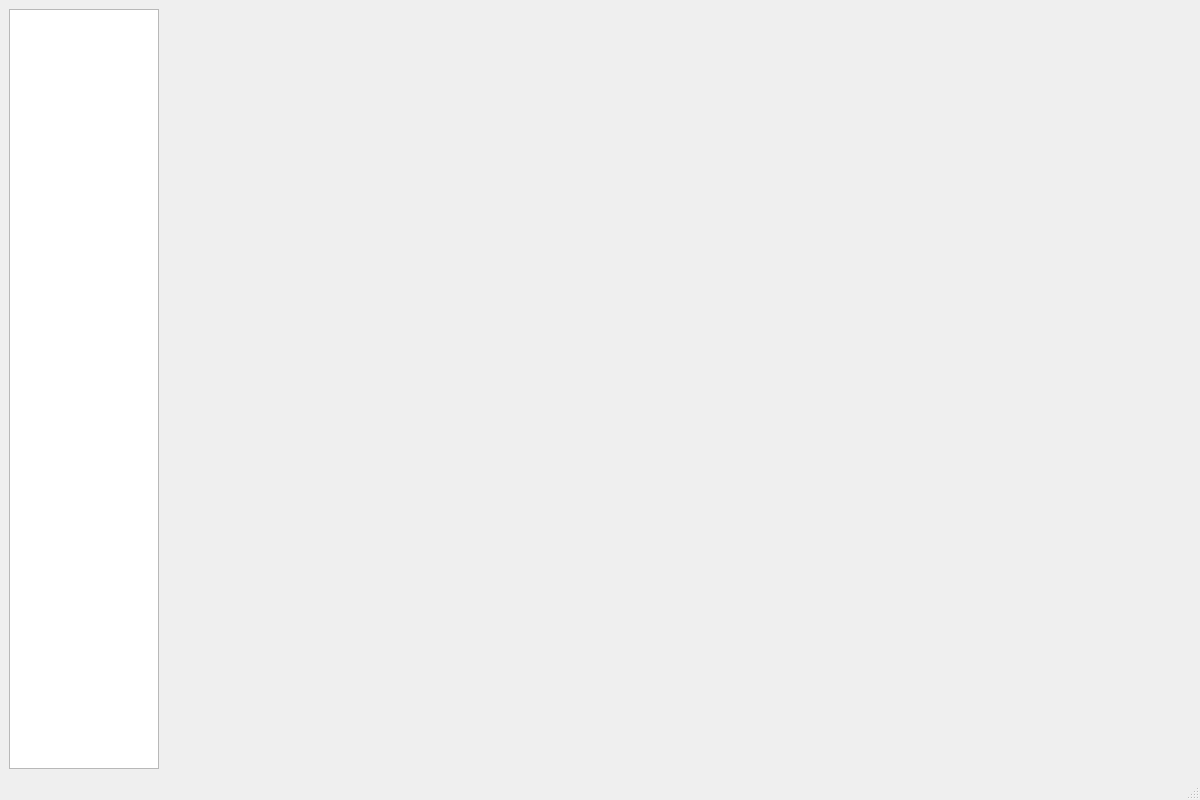
<?xml version="1.0" encoding="UTF-8"?>
<ui version="4.0">
 <class>MainWindow</class>
 <widget class="QMainWindow" name="MainWindow">
  <property name="geometry">
   <rect>
    <x>0</x>
    <y>0</y>
    <width>1200</width>
    <height>800</height>
   </rect>
  </property>
  <property name="minimumSize">
   <size>
    <width>1200</width>
    <height>800</height>
   </size>
  </property>
  <property name="maximumSize">
   <size>
    <width>1200</width>
    <height>800</height>
   </size>
  </property>
  <property name="windowTitle">
   <string notr="true">Overseer</string>
  </property>
  <property name="windowIcon">
   <iconset theme="utilities-system-monitor"/>
  </property>
  <widget class="QWidget" name="centralwidget">
   <layout class="QHBoxLayout" name="horizontalLayout">
    <item>
     <widget class="QListWidget" name="buttons">
      <property name="maximumSize">
       <size>
        <width>150</width>
        <height>16777215</height>
       </size>
      </property>
      <property name="verticalScrollBarPolicy">
       <enum>Qt::ScrollBarAsNeeded</enum>
      </property>
      <property name="horizontalScrollBarPolicy">
       <enum>Qt::ScrollBarAlwaysOff</enum>
      </property>
      <property name="editTriggers">
       <set>QAbstractItemView::NoEditTriggers</set>
      </property>
      <property name="showDropIndicator" stdset="0">
       <bool>false</bool>
      </property>
      <property name="selectionMode">
       <enum>QAbstractItemView::NoSelection</enum>
      </property>
     </widget>
    </item>
    <item>
     <layout class="QVBoxLayout" name="graphs">
      <item>
       <widget class="QWidget" name="memory_window" native="true">
        <layout class="QGridLayout" name="gridLayout">
         <item row="0" column="0">
          <widget class="CustomPlot" name="memory_graph" native="true"/>
         </item>
         <item row="1" column="0">
          <widget class="QLabel" name="label_cache">
           <property name="maximumSize">
            <size>
             <width>16777215</width>
             <height>20</height>
            </size>
           </property>
           <property name="font">
            <font>
             <pointsize>14</pointsize>
            </font>
           </property>
           <property name="text">
            <string/>
           </property>
          </widget>
         </item>
        </layout>
       </widget>
      </item>
      <item>
       <widget class="QWidget" name="cpu_graphs" native="true">
        <layout class="QVBoxLayout" name="verticalLayout_2">
         <item>
          <widget class="CustomPlot" name="usage" native="true"/>
         </item>
         <item>
          <widget class="CustomPlot" name="frequency" native="true"/>
         </item>
        </layout>
       </widget>
      </item>
     </layout>
    </item>
   </layout>
  </widget>
  <widget class="QMenuBar" name="menubar">
   <property name="geometry">
    <rect>
     <x>0</x>
     <y>0</y>
     <width>1200</width>
     <height>20</height>
    </rect>
   </property>
  </widget>
  <widget class="QStatusBar" name="statusBar"/>
  <action name="actionEnglish">
   <property name="enabled">
    <bool>true</bool>
   </property>
   <property name="text">
    <string notr="true">English</string>
   </property>
   <property name="iconText">
    <string notr="true">English</string>
   </property>
   <property name="toolTip">
    <string notr="true">English</string>
   </property>
  </action>
  <action name="actionRussian">
   <property name="text">
    <string notr="true">Русский</string>
   </property>
   <property name="iconText">
    <string notr="true">Русский</string>
   </property>
   <property name="toolTip">
    <string notr="true">Русский</string>
   </property>
  </action>
 </widget>
 <customwidgets>
  <customwidget>
   <class>CustomPlot</class>
   <extends>QWidget</extends>
   <header>customplot.h</header>
   <container>1</container>
  </customwidget>
 </customwidgets>
 <resources/>
 <connections/>
</ui>
